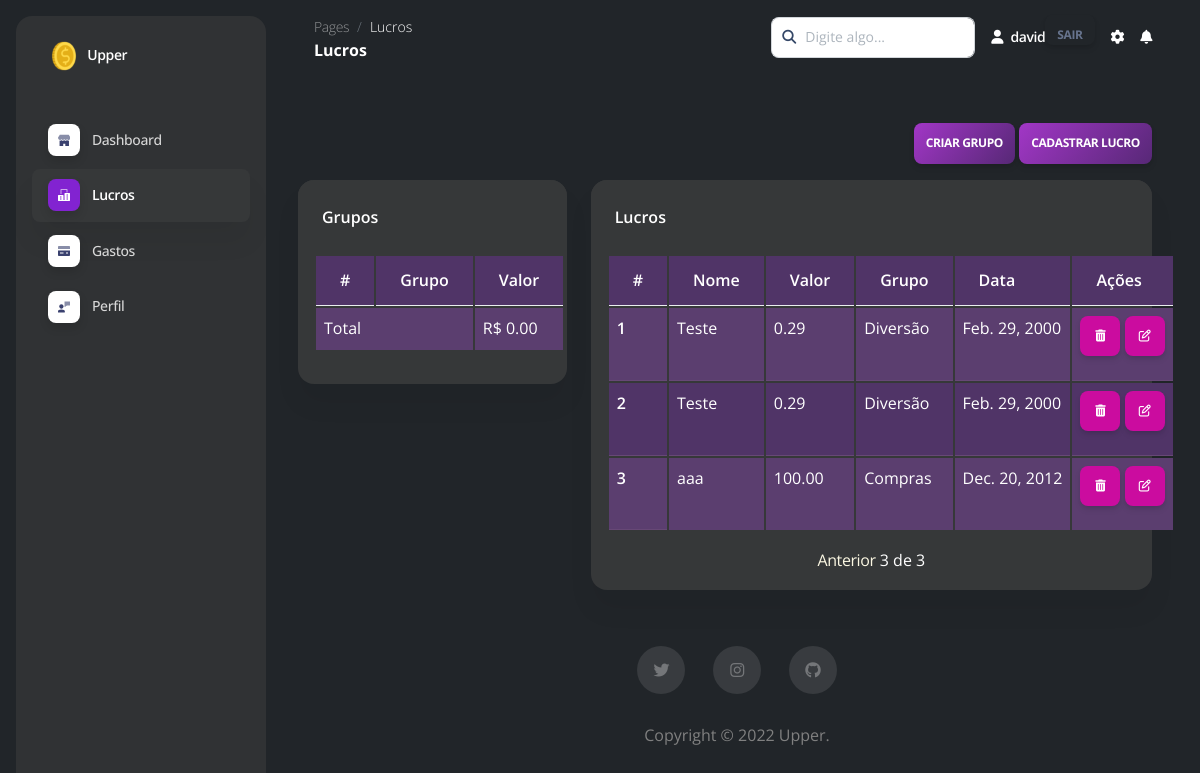
Page /profits?page=3 (signed in) on the committed database.
### main/models.py (models this page shows)
class User(AbstractBaseUser, PermissionsMixin):
    id = models.UUIDField(primary_key=True, default=uuid.uuid4, editable=False)
    username = models.CharField(max_length=200, unique=True)
    email = models.EmailField(unique=True)
    password = models.CharField(max_length=200)
    is_staff = models.BooleanField(null=True)
    is_superuser = models.BooleanField(null=True)
    objects = UserManager()
    USERNAME_FIELD = "username"

class Profits(models.Model):
    name = models.CharField(max_length=200)
    value = models.DecimalField(decimal_places=2, max_digits=10)
    user = models.ForeignKey(get_user_model(), on_delete=models.CASCADE, default="")
    group = models.ForeignKey(GroupProfits, on_delete=models.CASCADE)
    date = models.DateField()

class GroupProfits(models.Model):
    name = models.CharField(max_length=200)
    user = models.ForeignKey(get_user_model(), on_delete=models.CASCADE, default="")
    def __str__(self):
        return self.name

### main/views.py (the view, shortened to what this page needs)
# urls.py: path("profits", profits.as_view(), name="profits"),
class profits(View, LoginRequiredMixin):
    login_url = "/signin"
    currentDateTime = datetime.now()
    date = currentDateTime.date()
    year = date.strftime("%Y")
    month = date.strftime("%m")
    def get(self, request):
        result = (
            Profits.objects.values("group")
            .filter(user=request.user, date__year=self.year, date__month=self.month)
            .annotate(Sum("value"))
        )
        gr1 = GroupProfits.objects.filter(user=request.user)
        gr = []
        profits = Profits.objects.filter(user=request.user).order_by("-id")
        paginator = Paginator(profits, 6)
        page = request.GET.get("page")
        profitsR = paginator.get_page(page)
        form1 = RegisterProfitsForm(user=request.user)
        form = RegisterGroupProfitsForm()
        formE = EditProfitsForm(user=request.user)
        valorR = 0
        p = Profits.objects.filter(
            user=request.user, date__year=self.year, date__month=self.month
        )
        for item in p:  # pragma: no cover
            valorR += item.value
        item = {
            "form1": form1,
            "profits": profitsR,
            "form": form,
            "formE": formE,
            "groups": gr,
            "result": valorR,
        }
        return render(request, "dashboard/profits.html", item)

### main/forms.py
class RegisterProfitsForm(forms.ModelForm):
    value = forms.DecimalField(
        widget=forms.NumberInput(
            attrs={"placeholder": "Digite o valor...", "class": "form-control"}
        ),
        decimal_places=2,
        max_digits=10,
    )
    date = forms.DateField(
        widget=forms.TextInput(
            attrs={"placeholder": "Digite uma data...", "class": "form-control"}
        ),
        input_formats=["%m/%d/%Y"],
    )
    name = forms.CharField(
        widget=forms.TextInput(
            attrs={"placeholder": "Digite o nome...", "class": "form-control"}
        )
    )
    group = forms.ModelChoiceField(queryset=GroupProfits.objects.all())
    def __init__(self, *args, **kwargs):
        user = kwargs.pop("user", None)
        super(RegisterProfitsForm, self).__init__(*args, **kwargs)
        if user:
            self.fields["group"].queryset = self.fields["group"].queryset.filter(
                user=user
            )
            self.fields["group"].widget.attrs["class"] = "form-control"
    class Meta:
        model = Profits
        fields = ["name", "value", "group", "date"]

class RegisterGroupProfitsForm(forms.ModelForm):
    name = forms.CharField(
        widget=forms.TextInput(
            attrs={"placeholder": "Digite o nome do grupo...", "class": "form-control"}
        )
    )
    class Meta:
        model = GroupProfits
        fields = ["name"]

### main/templates/dashboard/profits.html (shortened to what this page needs)
<!DOCTYPE html>
{% load static %}
<html lang="en">
<head>
  <link href="{% static 'dashboard/assets/css/nucleo-icons.css' %}" rel="stylesheet" />
  <link href="{% static 'dashboard/assets/css/nucleo-svg.css' %}" rel="stylesheet" />
  <link href="{% static 'dashboard/assets/css/nucleo-svg.css' %}" rel="stylesheet" />
  <link id="pagestyle" href="{% static 'dashboard/assets/css/soft-ui-dashboard.css' %}" rel="stylesheet" />
</head>
<body class="g-sidenav-show">
  <aside class="sidenav navbar navbar-vertical navbar-expand-xs border-0 border-radius-xl my-3 fixed-start ms-3 " style="z-index: 0" id="sidenav-main">
    <div class="sidenav-header">
      <a class="navbar-brand m-0" href="/" target="_blank">
        <img src="{% static 'main/assets/favicon.ico' %}" class="navbar-brand-img h-100" alt="main_logo">
        <span class="ms-1 font-weight-bold">Upper</span>
      </a>
    </div>
    <hr class="light mt-0">
    <div class="collapse navbar-collapse  w-auto " id="sidenav-collapse-main">
      <ul class="navbar-nav">
        <li class="nav-item">
          <a class="nav-link" href="dashboard">
            <div class="icon icon-shape icon-sm shadow border-radius-md bg-white text-center me-2 d-flex align-items-center justify-content-center">
            </div>
            <span class="nav-link-text ms-1">Dashboard</span>
          </a>
        </li>
        <li class="nav-item">
          <a class="nav-link active" href="profits">
            <div class="icon icon-shape icon-sm shadow border-radius-md bg-white text-center me-2 d-flex align-items-center justify-content-center">
            </div>
            <span class="nav-link-text ms-1">Lucros</span>
          </a>
        </li>
        <li class="nav-item">
          <a class="nav-link  " href="spending">
            <div class="icon icon-shape icon-sm shadow border-radius-md bg-white text-center me-2 d-flex align-items-center justify-content-center">
            </div>
            <span class="nav-link-text ms-1">Gastos</span>
          </a>
        </li>
        <li class="nav-item">
            <a class="nav-link  " href="profile">
              <div class="icon icon-shape icon-sm shadow border-radius-md bg-white text-center me-2 d-flex align-items-center justify-content-center">
              </div>
              <span class="nav-link-text ms-1">Perfil</span>
            </a>
          </li>
      </ul>
    </div>
  </aside>
  <main class="main-content position-relative max-height-vh-100 h-100 border-radius-lg ">
    <nav class="navbar navbar-main navbar-expand-lg px-0 mx-4 shadow-none border-radius-xl" id="navbarBlur" navbar-scroll="true">
      <div class="container-fluid py-1 px-3">
        <nav aria-label="breadcrumb">
          <ol class="breadcrumb bg-transparent mb-0 pb-0 pt-1 px-0 me-sm-6 me-5">
            <li class="breadcrumb-item text-sm"><a class="opacity-5 text-light" href="javascript:;">Pages</a></li>
            <li class="breadcrumb-item text-sm text-light active" aria-current="page">Lucros</li>
          </ol>
          <h6 class="font-weight-bolder mb-0">Lucros</h6>
        </nav>
        <div class="collapse navbar-collapse mt-sm-0 mt-2 me-md-0 me-sm-4" id="navbar">
          <div class="ms-md-auto pe-md-3 d-flex align-items-center">
            <div class="input-group">
              <span class="input-group-text text-body" style="z-index: auto;"><i class="fas fa-search text-dark" aria-hidden="true"></i></span>
              <input type="text" class="form-control" placeholder="Digite algo...">
            </div>
          </div>
          <ul class="navbar-nav  justify-content-end">
            <li class="nav-item d-flex align-items-center">
              <a href="javascript:;" class="nav-link text-body font-weight-bold px-0">
                <i class="fa fa-user me-sm-1"></i>
                <span class="d-sm-inline d-none">{{ user.username }}</span>
                <a class="btn bnt-secondary" style="height: 30px;" href='logout'>Sair</a>
              </a>
            </li>
            <li class="nav-item px-3 d-flex align-items-center">
              <a href="javascript:;" class="nav-link text-body p-0">
                <i class="fa fa-cog fixed-plugin-button-nav cursor-pointer"></i>
              </a>
            </li>
            <li class="nav-item dropdown pe-2 d-flex align-items-center">
              <a href="javascript:;" class="nav-link text-body p-0" id="dropdownMenuButton" data-bs-toggle="dropdown" aria-expanded="false">
                <i class="fa fa-bell cursor-pointer"></i>
              </a>
            </li>
          </ul>
        </div>
      </div>
    </nav>
    <div class="container-fluid py-4">
      <div class="row">
      <div class="row mt-4">
        <div style="text-align: end;">
            <button type="button" class="btn bg-gradient-info" data-bs-toggle="modal" data-bs-target="#modalGroup">Criar grupo</button>
            <button type="button" class="btn bg-gradient-info" data-bs-toggle="modal" data-bs-target="#modalProfits" >Cadastrar lucro</button>
        </div>
        <div class="col-lg-4">
            <div class="card z-index-2">
                <div class="card-header pb-0">
                    <h6>Grupos</h6>
                </div>
                <div class="card-body p-3">
                    <table class="table table-striped table-purple">
                        <thead>
                          <tr>
                            <th scope="col">#</th>
                            <th scope="col">Grupo</th>
                            <th scope="col">Valor</th>
                          </tr>
                        </thead>
                        <tbody>
                            <td colspan="2">Total</td>
                            <td>R$ {{result | floatformat:2}}</td>
                        </tbody>
                      </table>
                </div>
            </div>
        </div>
        <div class="col-lg-8">
            <div class="card">
                <div class="card-header pb-0">
                    <h6>Lucros</h6>
                </div>
                <div class="card-body p-3">
                    <table class="table table-striped table-purple">
                        <thead>
                          <tr>
                            <th scope="col">#</th>
                            <th scope="col">Nome</th>
                            <th scope="col">Valor</th>
                            <th scope="col">Grupo</th>
                            <th scope="col">Data</th>
                            <th scope="col">Ações</th>
                          </tr>
                        </thead>
                        <tbody>
                            {% for item in profits %}
                            <tr>
                                <th scope="row">{{ forloop.counter }}</th>
                                <td>{{item.name}}</td>
                                <td>{{item.value}}</td>
                                <td>{{item.group}}</td>
                                <td>{{item.date}}</td>
                                <td>
                                    <div>
                                        <a style="width: 40px; height: 40px;" href="{% url 'profitDel' item.id %}" type="submit" class="btn btn-primary"><i class="fa fa-trash"></i></a>
                                        <a data-bs-toggle="modal" data-bs-target="#modalEditProfits{{item.id}}" style="width: 40px; height: 40px;" type="button" class="btn btn-primary"><i class="fa fa-edit"></i></a>
                                    </div>
                        </td>
                            </tr>
                            {% endfor %}
                        </tbody>
                      </table>
                      <div class="pagination">
                        <span class="step-links">
                            {% if profits.has_previous %}
                                <a href="?page={{ profits.previous_page_number }}">Anterior</a>
                            {% endif %}
                            <span class="current">
                                {{ profits.number }} de {{ profits.paginator.num_pages }}
                            </span>
                        </span>
                    </div>
                </div>
            </div>
        </div>
      </div>
      <footer class="footer py-5">
        <div class="container">
          <div class="row">
            <div class="col-lg-8 mx-auto text-center mb-4 mt-2">
              <a href="javascript:;" target="_blank" class="text-secondary me-xl-4 me-4">
                <span class="text-lg fab fa-twitter"></span>
              </a>
              <a href="javascript:;" target="_blank" class="text-secondary me-xl-4 me-4">
                <span class="text-lg fab fa-instagram"></span>
              </a>
              <a href="javascript:;" target="_blank" class="text-secondary me-xl-4 me-4" style="margin: 0px !important;">
                <span class="text-lg fab fa-github"></span>
              </a>
            </div>
          </div>
          <div class="row">
            <div class="col-8 mx-auto text-center mt-1">
              <p class="mb-0 text-secondary">
                Copyright © 2022 Upper.
              </p>
            </div>
          </div>
        </div>
      </footer>
    </div>
  </main>
</body>
</html>

### main/static/dashboard/assets/css/nucleo-svg.css (style rules this page uses)
.icon { display: inline-block; color: #111111; height: 1em; width: 1em; }
.icon-sm { height: 0.8em; width: 0.8em; }
.icon { fill: currentColor; stroke: none; }

### rows in the picture
User: username "david"
Profits: name "Teste", value "0.29", group "Diversão", date "Feb. 29, 2000", {{ item.id }} 4 (drawn)
Profits: name "Teste", value "0.29", group "Diversão", date "Feb. 29, 2000"
Profits: name "aaa", value "100.00", group "Compras", date "Dec. 20, 2012"

### other values in the picture
{{ result | floatformat:2 }} "0.00"
{{ profits.number }} "3"
{{ profits.paginator.num_pages }} "3"
